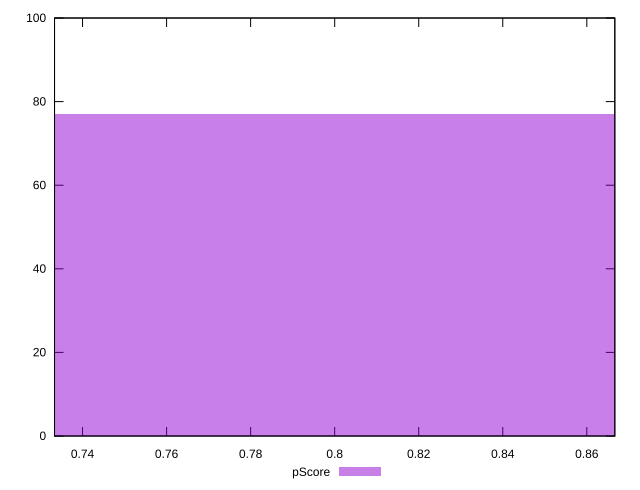

Generate this figure with gnuplot:
reset

$pScore <<EOF
0.7999775757080378 77
0.9333071716593775 23
EOF

set key outside below
set boxwidth 0.13332959595133964
set xrange [0.7333333333333333:0.8666666666666667]
set yrange [0:100]
set trange [0:100]
set style fill transparent solid 0.5 noborder
set terminal svg size 640, 490 enhanced background rgb 'white'
set output "reprap/uses-http2/samples/pages+cached+noexternal+noimg/pScore/histogram.svg"

plot $pScore title "pScore" with boxes

reset
